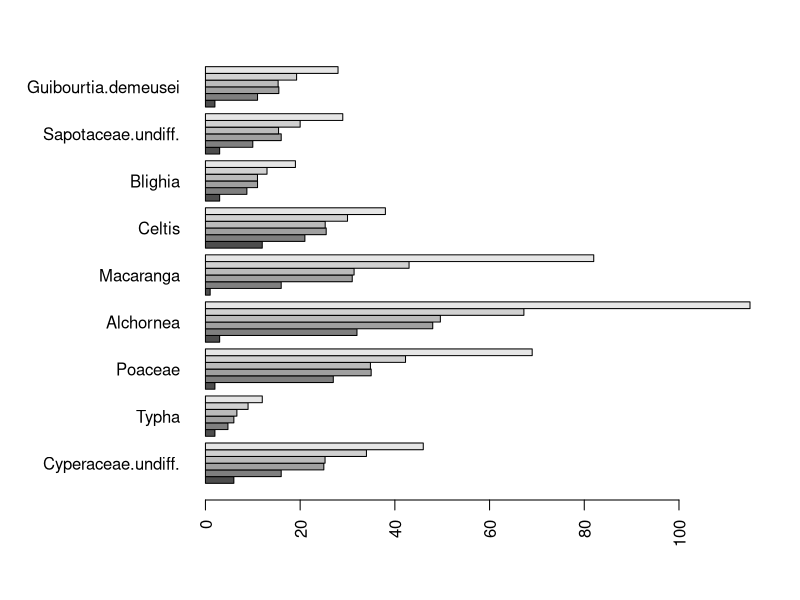
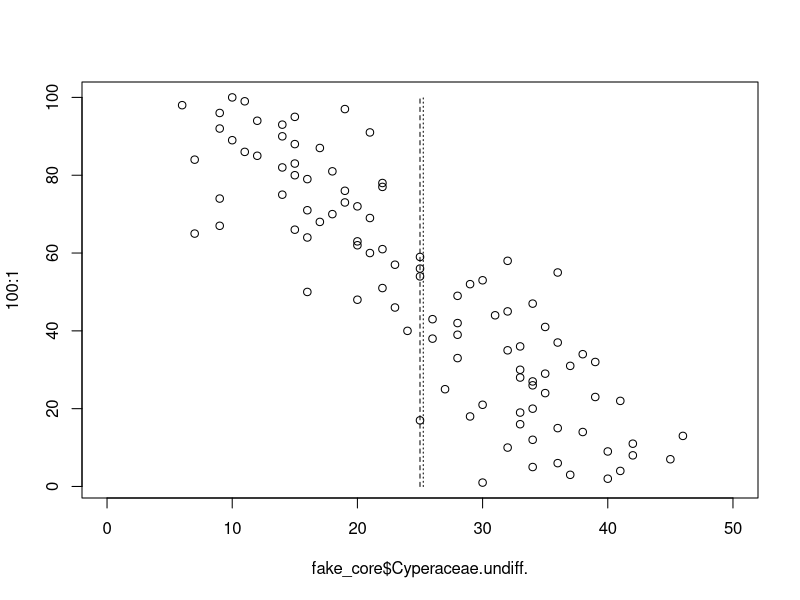
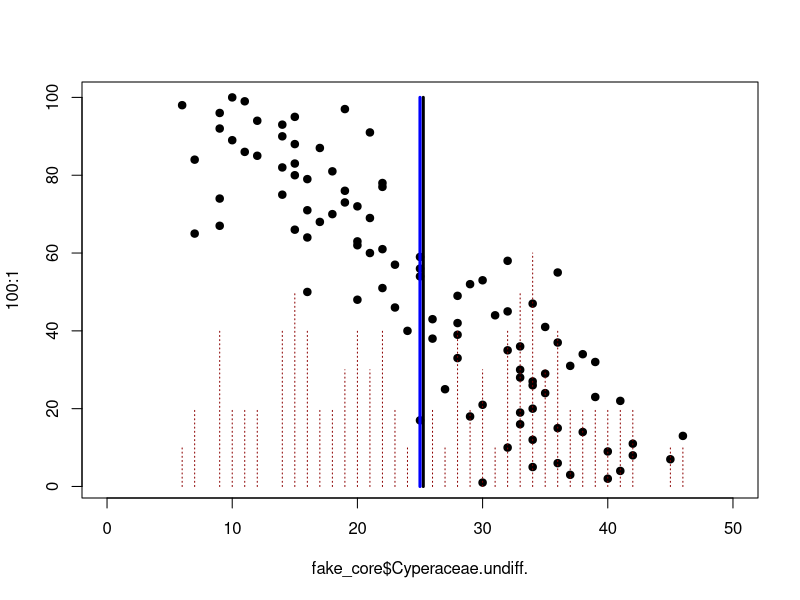
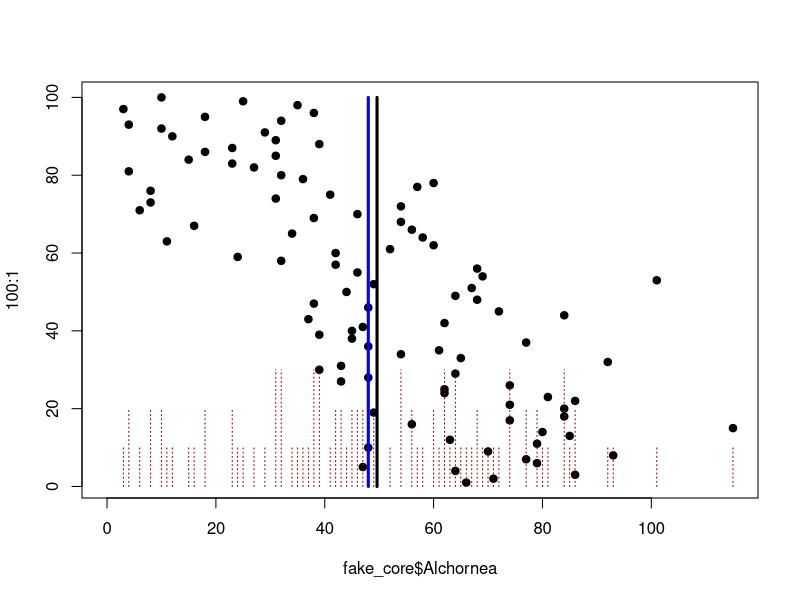
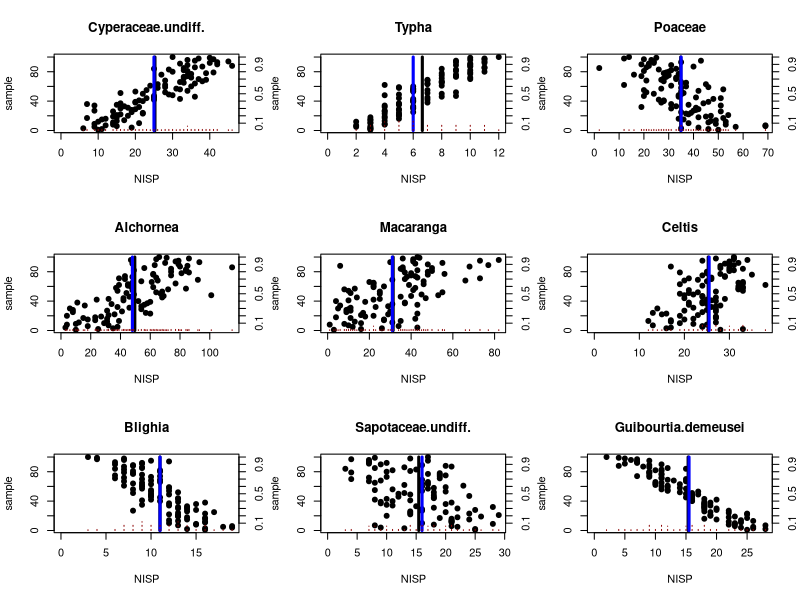
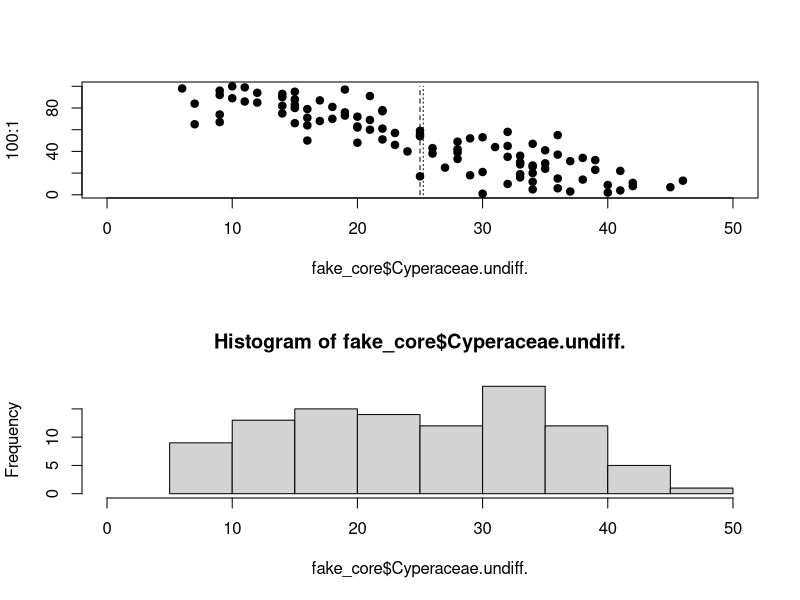

These charts were generated, in order, by the following R code: (Note: this script raises an error after producing the figures.)
## ---- chunk 1
knitr::opts_chunk$set(echo = TRUE)

## ---- chunk 2

packages <- c("vioplot") #Make an object listing packages

install.packages(setdiff(packages, row.names(installed.packages()))) #Install any packages that are in the object, but not fount on your  machine.

#We can also do this manually by loading the vioplot library.

library(vioplot)

#vioplot::vioplot() #This lets us call a function without loading the library and is how we will use it later.

## ---- chunk 3

fake_core <- read.csv("data/Fake_core.csv",
         header = TRUE,
         row.names = "depth")

ncol(fake_core) #How many variables?

nrow(fake_core) #How many samples?

sum(fake_core) #This is the sum of all the values in the table.

## ---- chunk 4

sum(fake_core$Cyperaceae.undiff.)

mean(fake_core$Cyperaceae.undiff.)

sum(fake_core$Cyperaceae.undiff.)/length(fake_core$Cyperaceae.undiff.) #Mean is sum of observations divided by number of observations.

## ---- chunk 5

median(fake_core$Cyperaceae.undiff.)

vls_cyp <- unique(fake_core$Cyperaceae.undiff.) #Unique lets us get all of the unique values from our variable.

vls_cyp

ord_cyp <- vls_cyp[order(vls_cyp)] #Here, we are taking those values and organizing them by rank-order. This works in a cool way.

ord_cyp

mdn_cyp <- ord_cyp[floor(length(ord_cyp)/2)] #Here, we grab the middle value of the range of numbers. There's differences for even and odd lists of values.

mdn_cyp

## ---- chunk 6

fake_sums <- apply(fake_core, 2, sum)

fake_mean <- apply(fake_core, 2, mean)

fake_median <- apply(fake_core, 2, median)

## ---- chunk 7

summary(fake_core$Cyperaceae.undiff.)

fake_smmy <- apply(fake_core, 2, summary)

fake_smmy

## ---- chunk 8

par(mai = c(1, 2, 0.5, 0.5))

barplot(fake_smmy, 
        beside = TRUE, 
        horiz = TRUE, 
        las = 2)

par(mar = c(5, 4, 4, 2) + 0.1)

## ---- chunk 9

plot(fake_core$Cyperaceae.undiff.,
     100:1,
     xlim = c(0, 50),
     pch = 21)

lines(c(mean(fake_core$Cyperaceae.undiff.),
        mean(fake_core$Cyperaceae.undiff.)),
      c(0, 100),
      lty = 3)

lines(c(median(fake_core$Cyperaceae.undiff.),
        median(fake_core$Cyperaceae.undiff.)),
      c(0, 100),
      lty = 2)


## ---- chunk 10

plot(fake_core$Cyperaceae.undiff.,
     100:1,
     xlim = c(0, 50),
     pch = 19)

lines(table(fake_core$Cyperaceae.undiff.)*10, #Custom code to make this fit!
      lty = 3,
      col = "darkred",
      lwd = 1) #Adding line width argument here, lets us define the width of lines we're plotting.

lines(c(mean(fake_core$Cyperaceae.undiff.),
        mean(fake_core$Cyperaceae.undiff.)),
      c(0, 100),
      lty = 1,
      lwd = 3)

lines(c(median(fake_core$Cyperaceae.undiff.),
        median(fake_core$Cyperaceae.undiff.)),
      c(0, 100),
      lty = 1,
      col = "blue",
      lwd = 3)

## ---- chunk 11

#We could always copy-paste the code we just used, but if we catch ourselves copy-pasting, that means that we may be better off with a function.

plot(fake_core$Alchornea,
     100:1,
     xlim = c(0, max(fake_core$Alchornea)),
     pch = 19)

lines(table(fake_core$Alchornea)*10,
      lty = 3,
      col = "darkred",
      lwd = 1) #Adding line width argument here, lets us define the width of lines we're plotting.

lines(c(mean(fake_core$Alchornea),
        mean(fake_core$Alchornea)),
      c(0, 100),
      lty = 1,
      lwd = 3)

lines(c(median(fake_core$Alchornea),
        median(fake_core$Alchornea)),
      c(0, 100),
      lty = 1,
      col = "blue",
      lwd = 3)

## ---- chunk 12

cust_plot = function(x){
  par(mfrow = c(3, 3))
  title_names = colnames(x)
  for(i in 1:ncol(x)){
    plot(x[,i],
       1:length(x[,i]),
       xlim = c(0, max(x[,i])),
       pch = 19,
       xlab = "NISP",
       ylab = "sample")
  
  lines(rep(mean(x[,i]),2),
        c(0, length(x[,i])),
        lwd = 3)
  
  lines(rep(median(x[,i]),2),
        c(0, length(x[,i])),
        lwd = 3,
        col = "blue")
  
  lines((table(x[,i])/sum(table(x[,i])))*100,
        lty = 3,
        col = "darkred",
        lwd = 1)
  
  title(main = title_names[i])
  axis(4, at = seq(10,100,10), labels = seq(0.1,1,0.1))
  }
  par(mfrow = c(1, 1))
}

## ---- chunk 13

cust_plot(fake_core)

## ---- chunk 14

par(mfrow = c(2, 1))

plot(fake_core$Cyperaceae.undiff.,
     100:1,
     xlim = c(0, 50),
     pch = 19)

lines(c(mean(fake_core$Cyperaceae.undiff.),
        mean(fake_core$Cyperaceae.undiff.)),
      c(0, 100),
      lty = 3)

lines(c(median(fake_core$Cyperaceae.undiff.),
        median(fake_core$Cyperaceae.undiff.)),
      c(0, 100),
      lty = 2)

#barplot(table(fake_core$Cyperaceae.undiff.))

hist(fake_core$Cyperaceae.undiff., 
     breaks = 10,
     xlim = c(0,50))

par(mfrow = c(1, 1))

## ---- chunk 15

sd(fake_core$Cyperaceae.undiff.) #Calling a single column

fake_sds = apply(fake_core, 2, sd) #Using apply to get sds of every column

fake_sds

apply(fake_core, 2, var)

## ---- chunk 16

mad(fake_core$Cyperaceae.undiff.)

mad_cyp = sum( abs( x-median(fake_core$Cyperaceae.undiff.) ) ) / length(x)

mad_cyp

## ---- chunk 17

par(mar = c(5, 6, 4, 2) + 0.1)

boxplot(fake_core, 
        horizontal = TRUE, 
        las = 2, 
        cex.axis = 0.5)

par(mar = c(5, 4, 4, 2) + 0.1)

## ---- chunk 18



dens_plot = lapply(fake_core, function(x){
  density(x)
})

par(mar = c(5, 6, 4, 2) + 0.1)

boxplot(fake_core, 
        horizontal = TRUE, 
        las = 2, 
        cex.axis = 0.5,
        main = "Boxplots and Kernel Densities")

for(i in 1:length(dens_plot)){
  ylines = (dens_plot[[i]][['y']]/max(dens_plot[[i]][['y']]))*0.5
  lines(dens_plot[[i]][['x']], ylines + i, lty = 3, col = "blue")
}

par(mar = c(5, 4, 4, 2) + 0.1)



## ---- chunk 19

par(mar = c(5, 6, 4, 2) + 0.1)

vioplot::vioplot(fake_core, 
        horizontal = TRUE, 
        las = 2, 
        cex.axis = 0.5,
        col = "gold")

for(i in 1:length(dens_plot)){
  ylines = (dens_plot[[i]][['y']]/max(dens_plot[[i]][['y']]))*0.5
  lines(dens_plot[[i]][['x']], ylines + i, lty = 3, col = "blue")
}

par(mar = c(5, 4, 4, 2) + 0.1)
